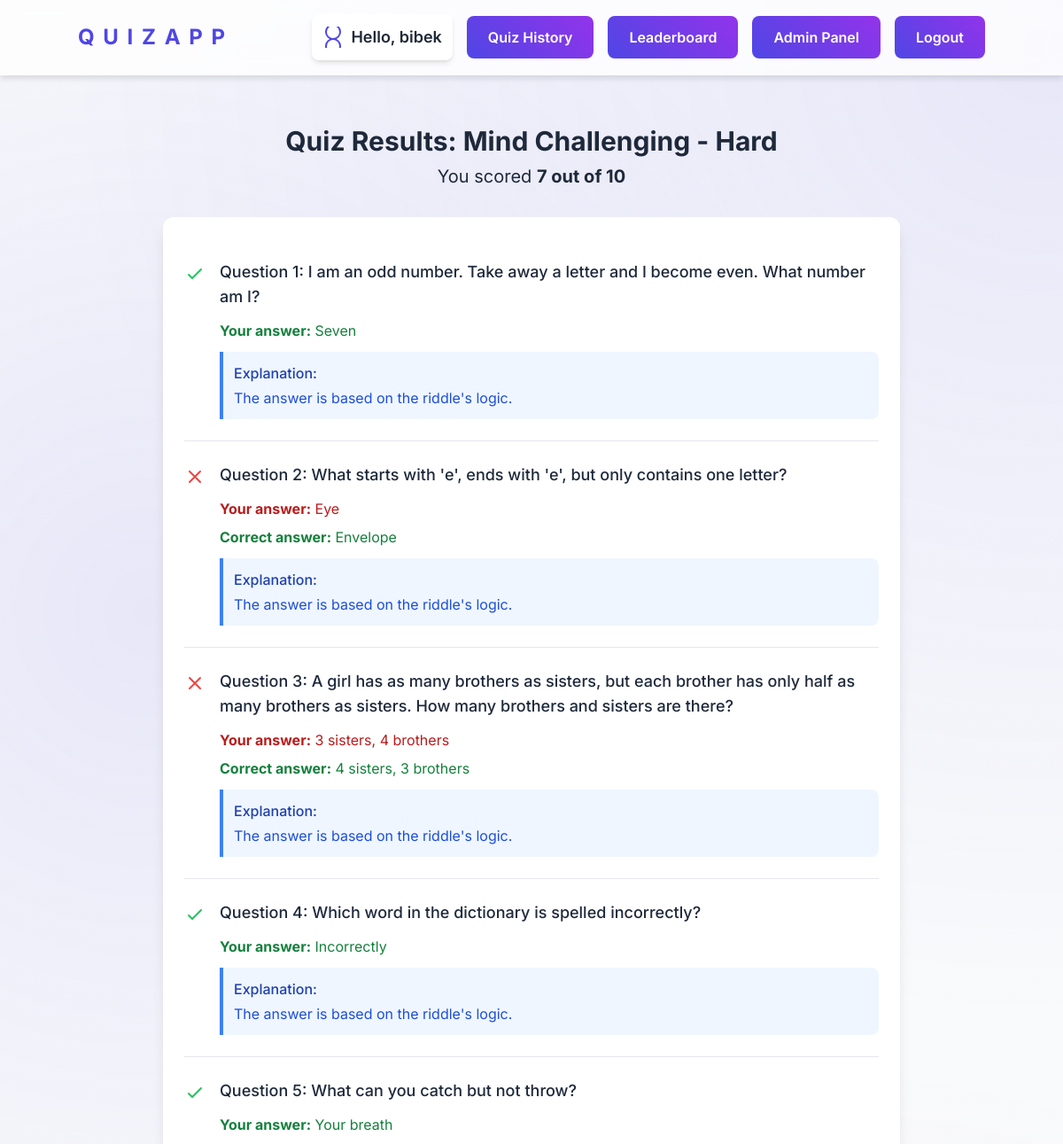
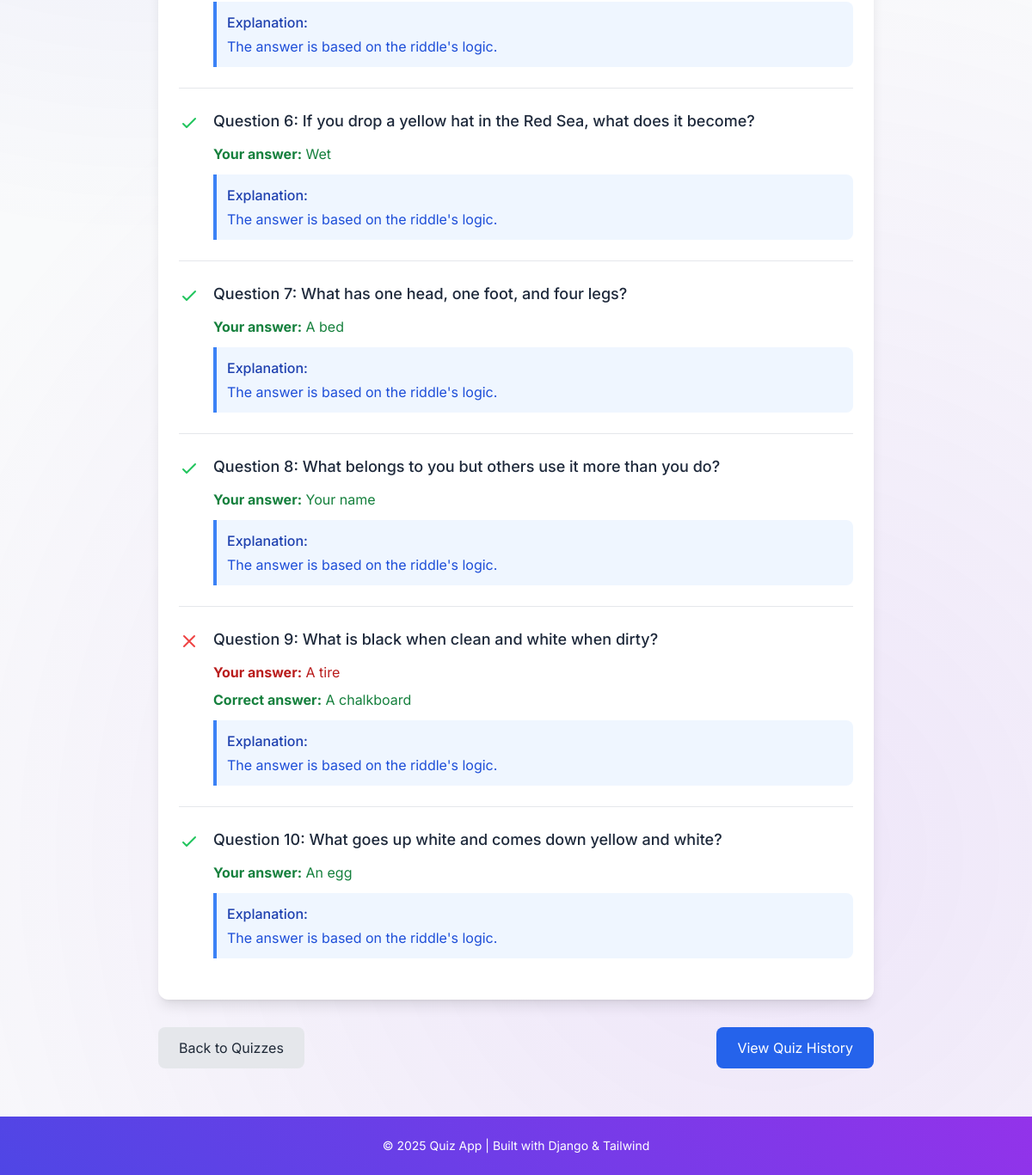
The app's page /56/result/ (signed in) with its own data (2 pictures, top to bottom).
### quiz/models.py (models this page shows, shortened)
class Quiz(models.Model):
    title = models.CharField(max_length=200)
    category = models.ForeignKey(Category, on_delete=models.SET_NULL, null=True, related_name="quizzes")
    difficulty = models.ForeignKey(DifficultyLevel, on_delete=models.SET_NULL, null=True, related_name="quizzes")
    created_at = models.DateTimeField(auto_now_add=True)

class Result(models.Model):
    user = models.ForeignKey(User, on_delete=models.CASCADE)
    quiz = models.ForeignKey(Quiz, on_delete=models.CASCADE)
    question = models.ForeignKey(Question, on_delete=models.CASCADE)
    choice = models.ForeignKey(Choice, on_delete=models.CASCADE, null=True, blank=True)
    user_answer_text = models.TextField(null=True, blank=True)
    user_code_answer = models.TextField(null=True, blank=True)
    is_correct = models.BooleanField(default=False)
    taken_at = models.DateTimeField(default=timezone.now)
    hint_used = models.BooleanField(default=False)
    explanation = models.TextField(null=True, blank=True)
    score = models.IntegerField(default=0)
    class Meta:
        unique_together = ['user', 'quiz', 'question']

class Question(models.Model):
    QUESTION_TYPE_CHOICES = [
        ('multiple_choice', 'Multiple Choice'),
        ('true_false', 'True/False'),
        ('fill_blank', 'Fill in the Blank'),
        ('coding', 'Coding Question')
    ]
    quiz = models.ForeignKey(Quiz, on_delete=models.CASCADE, related_name="questions")
    text = models.CharField(max_length=500)
    question_type = models.CharField(max_length=20, choices=QUESTION_TYPE_CHOICES, default='multiple_choice')
    time_limit = models.IntegerField(default=30)  # Time limit for each question in seconds
    hint = models.TextField(blank=True, null=True)  # Optional hint for the question
    explanation = models.TextField(blank=True, null=True)  # Explanation for the answer
    code_template = models.TextField(blank=True, null=True)  # Initial code template
    expected_output = models.TextField(blank=True, null=True)  # Expected output for code testing

class Choice(models.Model):
    question = models.ForeignKey(Question, on_delete=models.CASCADE, related_name="choices")
    text = models.CharField(max_length=200)
    is_correct = models.BooleanField(default=False)

### quiz/views.py (the view)
# urls.py: path("<int:quiz_id>/result/", views.quiz_result, name="quiz_result"),
@login_required
def quiz_result(request, quiz_id):
    quiz = get_object_or_404(Quiz, id=quiz_id)
    results = Result.objects.filter(
        user=request.user,
        quiz=quiz
    ).select_related('question', 'choice')
    total_correct = results.filter(is_correct=True).count()
    total_questions = quiz.questions.count()
    if not results:
        messages.warning(request, "You haven't completed this quiz yet.")
        return redirect('take_quiz', quiz_id=quiz_id)
    for result in results:
        if result.question.question_type in ['multiple_choice', 'true_false']:
            result.correct_answer = result.question.choices.filter(is_correct=True).first()
        elif result.question.question_type == 'fill_blank':
            result.correct_answer = result.question.choices.filter(is_correct=True).first()
        elif result.question.question_type == 'coding':
            result.expected_output = result.question.expected_output
    context = {
        'quiz': quiz,
        'results': results,
        'result': total_correct,  # The score
        'total_questions': total_questions,
    }
    return render(request, 'quiz/quiz_result.html', context)

### quiz/templatetags/custom_filters.py (called while the page is built)
@register.filter
def divisor(value, divisor):
    try:
        return value / divisor
    except (ZeroDivisionError, TypeError):
        return 0  # or handle it in a way that makes sense for your application

### quiz/templates/quiz/quiz_result.html (shortened to what this page needs)
{% extends 'layout.html' %}
{% load custom_filters %}
{% block content %}
<div class="max-w-4xl mx-auto px-4 sm:px-6 lg:px-8 py-8">
    <div class="text-center mb-8">
        <h1 class="text-3xl font-bold mb-2">Quiz Results: {{ quiz.title }}</h1>
        <div class="result-summary text-xl">
            You scored <span class="font-bold text-{% if result >= total_questions|floatformat:0 %}green{% elif result >= total_questions|floatformat:0|divisor:2 %}yellow{% else %}red{% endif %}-600">{{ result }} out of {{ total_questions }}</span>
        </div>
    </div>
    <div class="results-card bg-white rounded-xl shadow-lg p-6 mb-6">
        <div class="results-list divide-y">
            {% for result in results %}
            <div class="result-item py-6 {% if not forloop.first %}pt-6{% endif %} {% if not forloop.last %}pb-6{% endif %}">
                <div class="flex items-start gap-4">
                    <div class="result-icon flex-shrink-0 mt-1">
                        {% if result.is_correct %}
                        <svg class="w-6 h-6 text-green-500" fill="none" stroke="currentColor" viewBox="0 0 24 24">
                            <path stroke-linecap="round" stroke-linejoin="round" stroke-width="2" d="M5 13l4 4L19 7"></path>
                        </svg>
                        {% else %}
                        <svg class="w-6 h-6 text-red-500" fill="none" stroke="currentColor" viewBox="0 0 24 24">
                            <path stroke-linecap="round" stroke-linejoin="round" stroke-width="2" d="M6 18L18 6M6 6l12 12"></path>
                        </svg>
                        {% endif %}
                    </div>
                    <div class="result-content flex-grow">
                        <div class="question-text text-lg font-medium mb-3">
                            {{ result.question.text }}
                        </div>
                        {% if result.question.question_type == 'multiple_choice' or result.question.question_type == 'true_false' %}
                            {% if result.choice %}
                            <div class="user-answer mb-2 {% if result.is_correct %}text-green-700{% else %}text-red-700{% endif %}">
                                <strong>Your answer:</strong> {{ result.choice.text }}
                            </div>
                            {% endif %}
                            {% if not result.is_correct and result.correct_answer %}
                            <div class="correct-answer mb-2 text-green-700">
                                <strong>Correct answer:</strong> {{ result.correct_answer.text }}
                            </div>
                            {% endif %}
                        {% endif %}
                        {% if result.question.explanation %}
                        <div class="explanation mt-3 bg-blue-50 border-l-4 border-blue-500 p-3 rounded-r-lg">
                            <div class="font-medium text-blue-800 mb-1">Explanation:</div>
                            <div class="text-blue-700">{{ result.question.explanation }}</div>
                        </div>
                        {% endif %}
                    </div>
                </div>
            </div>
            {% endfor %}
        </div>
    </div>
    <div class="actions flex justify-between mt-8">
        <a href="{% url 'quiz_list' %}" class="inline-block px-6 py-3 bg-gray-200 text-gray-800 rounded-lg hover:bg-gray-300 transition">
            Back to Quizzes
        </a>
        <a href="{% url 'quiz_history' %}" class="inline-block px-6 py-3 bg-blue-600 text-white rounded-lg hover:bg-blue-700 transition">
            View Quiz History
        </a>
    </div>
</div>
{% endblock %}

### quiz/templates/layout.html (shortened to what this page needs)
{% load static tailwind_tags %}
<!DOCTYPE html>
<html lang="en">
<head>
    {% tailwind_css %}
</head>
<body class="min-h-screen flex flex-col">
    <div class="floating-dots" id="floatingDots"></div>
    <nav class="glass-nav sticky top-0 z-50 py-4 px-6">
        <div class="container mx-auto flex justify-between items-center">
            <a href="/" class="logo-modern font-bold text-2xl">
                <span style="--i:1">Q</span>
                <span style="--i:2">u</span>
                <span style="--i:3">i</span>
                <span style="--i:4">z</span>
                <span style="--i:5">A</span>
                <span style="--i:6">p</span>
                <span style="--i:7">p</span>
            </a>
            <div class="flex items-center space-x-4">
                {% if user.is_authenticated %}
                    <div class="flex items-center bg-white shadow-md rounded-lg p-3">
                        <span class="text-lg font-semibold text-gray-800">Hello, {{ user.username }}</span>
                    </div>
                    <a href="{% url 'quiz_history' %}" class="btn-modern">Quiz History</a>
                    <a href="{% url 'leaderboard' %}" class="btn-modern">Leaderboard</a>
                    {% if user.is_superuser or user.is_staff %}
                        <a href="{% url 'admin:index' %}" class="btn-modern" target="_blank" >Admin Panel</a>
                    {% endif %}
                    <form action="{% url 'logout' %}" method="POST" class="inline">
                        <button type="submit" class="btn-modern">
                            Logout
                        </button>
                    </form>
                {% endif %}
            </div>
        </div>
    </nav>
    <main class="container mx-auto p-6 flex-grow z-10">
        {% block content %}{% endblock %}
    </main>
    <footer>
        <div class="container mx-auto">
            <p class="text-sm text-center">&copy; 2025 Quiz App | Built with Django & Tailwind</p>
        </div>
    </footer>
</body>
</html>

### quiz/templates/layout.html (style rules this page uses)
body { font-family: 'Inter', sans-serif; background-color: #f9fafb; color: #1e293b; }
:root { --gradient-start: #4f46e5; --gradient-end: #9333ea; --button-shadow: rgba(79, 70, 229, 0.4); --glass-bg: rgba(255, 255, 255, 0.8); }
.glass-nav { background: var(--glass-bg); backdrop-filter: blur(10px); -webkit-backdrop-filter: blur(10px); border-bottom: 1px solid rgba(255, 255, 255, 0.2); box-shadow: 0 4px 6px rgba(0, 0, 0, 0.1); }
.floating-dots { position: absolute; width: 100%; height: 100%; top: 0; left: 0; z-index: -1; overflow: hidden; }
.btn-modern { position: relative; isolation: isolate; overflow: hidden; transition: all 0.5s; background: linear-gradient(45deg, var(--gradient-start), var(--gradient-end)); color: white; border: none; padding: 0.75rem 1.5rem; border-radius: 0.5rem; font-weight: 600; text-align: center; }
.logo-modern { position: relative; display: inline-block; text-transform: uppercase; letter-spacing: 2px; color: var(--gradient-start); font-weight: 700; }
.logo-modern span { display: inline-block; animation: wavyText 2s infinite; animation-delay: calc(0.1s * var(--i)); }
main { animation: pageEnter 0.8s ease-out forwards; }
footer { position: relative; overflow: hidden; background: linear-gradient(45deg, var(--gradient-start), var(--gradient-end)); color: white; padding: 1.5rem; margin-top: auto; }

### records on screen
Quiz: title "Mind Challenging - Hard"
Result: is_correct True (drawn), question.text "Question 1: I am an odd number. Take away a letter and I become even. What number am I?", choice.text "Seven", question.explanation "The answer is based on the riddle's logic."
Result: is_correct False (drawn), question.text "Question 2: What starts with 'e', ends with 'e', but only contains one letter?", choice.text "Eye", correct_answer.text "Envelope", question.explanation "The answer is based on the riddle's logic."
Result: is_correct False (drawn), question.text "Question 3: A girl has as many brothers as sisters, but each brother has only half as many brothers as sisters. How many brothers and sisters are there?", choice.text "3 sisters, 4 brothers", correct_answer.text "4 sisters, 3 brothers", question.explanation "The answer is based on the riddle's logic."
Result: is_correct True (drawn), question.text "Question 4: Which word in the dictionary is spelled incorrectly?", choice.text "Incorrectly", question.explanation "The answer is based on the riddle's logic."
Result: is_correct True (drawn), question.text "Question 5: What can you catch but not throw?", choice.text "Your breath", question.explanation "The answer is based on the riddle's logic."
Result: is_correct True (drawn), question.text "Question 6: If you drop a yellow hat in the Red Sea, what does it become?", choice.text "Wet", question.explanation "The answer is based on the riddle's logic."
Result: is_correct True (drawn), question.text "Question 7: What has one head, one foot, and four legs?", choice.text "A bed", question.explanation "The answer is based on the riddle's logic."
Result: is_correct True (drawn), question.text "Question 8: What belongs to you but others use it more than you do?", choice.text "Your name", question.explanation "The answer is based on the riddle's logic."
Result: is_correct False (drawn), question.text "Question 9: What is black when clean and white when dirty?", choice.text "A tire", correct_answer.text "A chalkboard", question.explanation "The answer is based on the riddle's logic."
Result: is_correct True (drawn), question.text "Question 10: What goes up white and comes down yellow and white?", choice.text "An egg", question.explanation "The answer is based on the riddle's logic."

### other values on screen
{{ user.username }} "bibek"
{{ result }} "7"
{{ total_questions }} "10"
